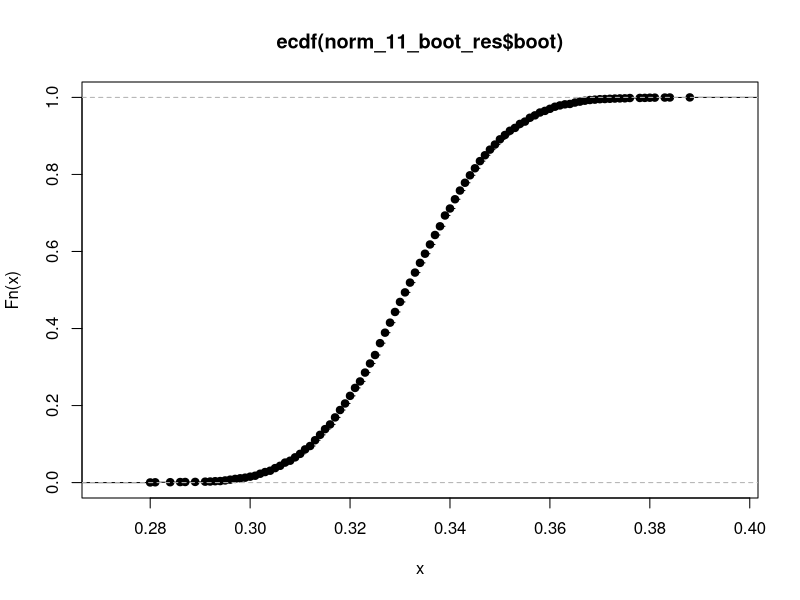
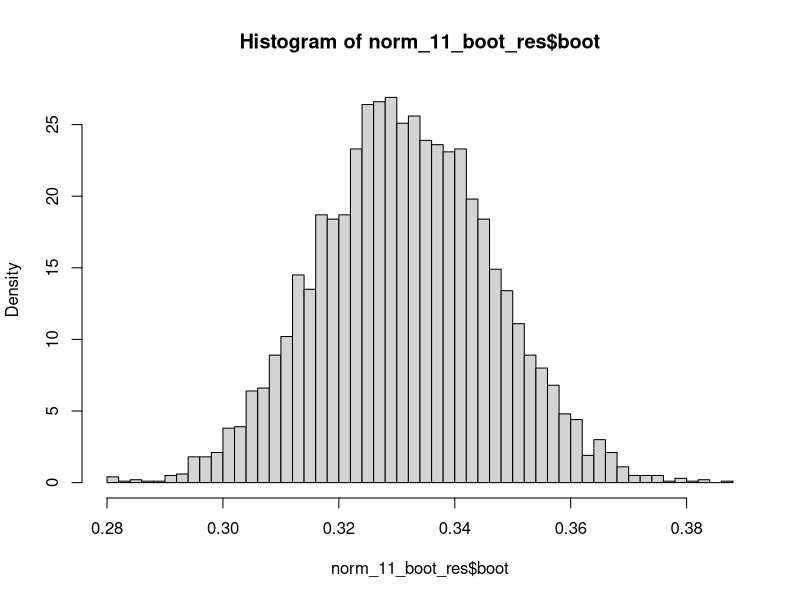
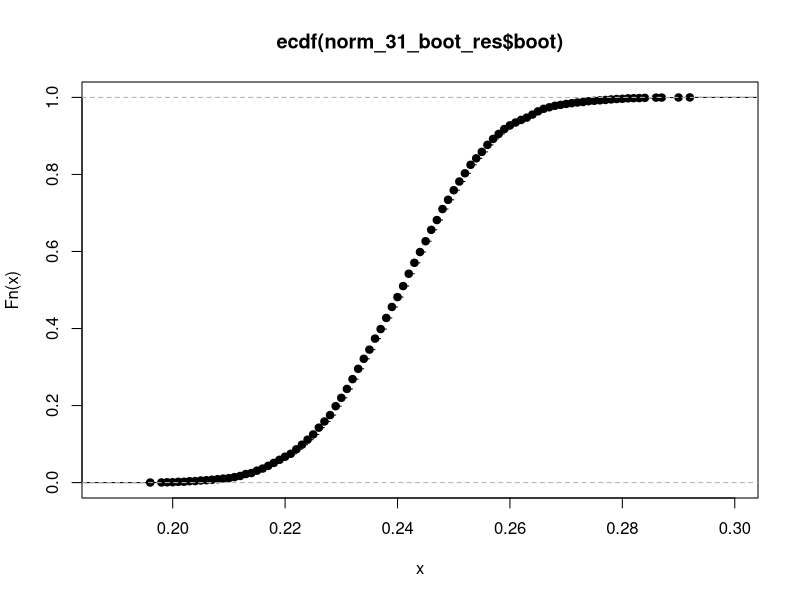
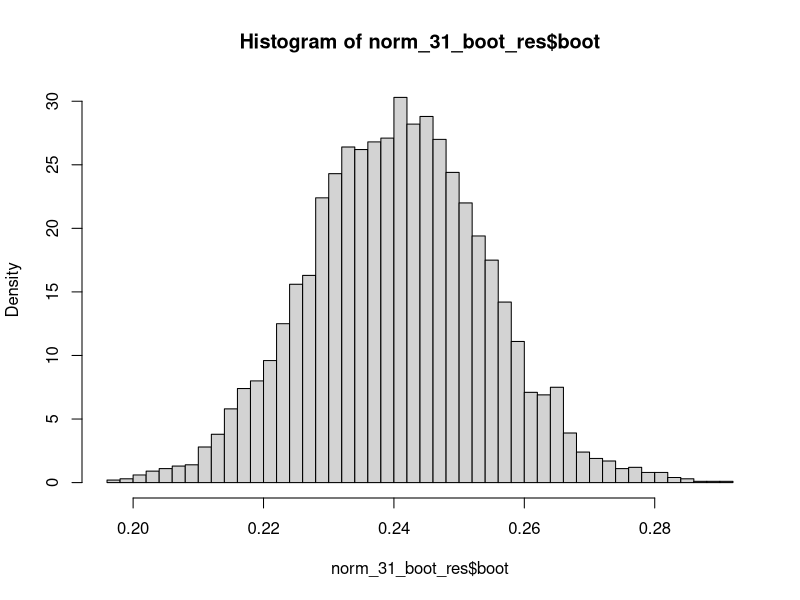
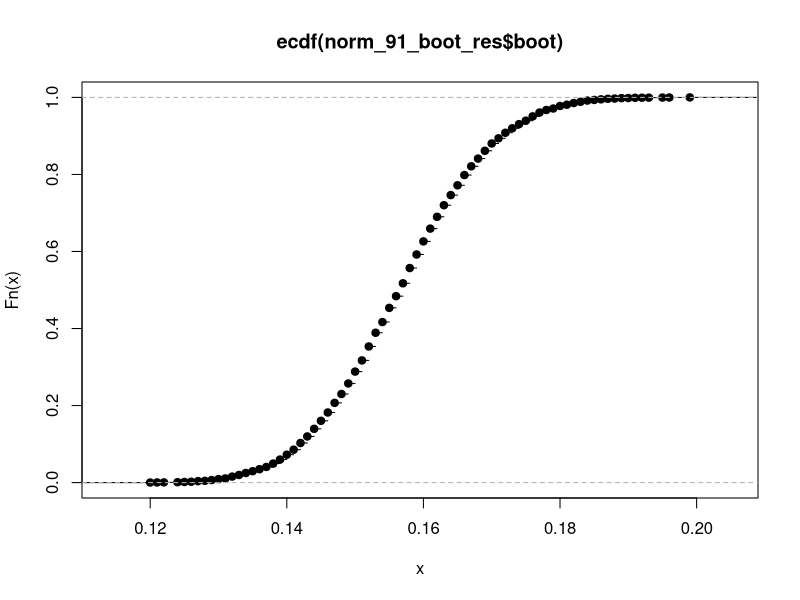
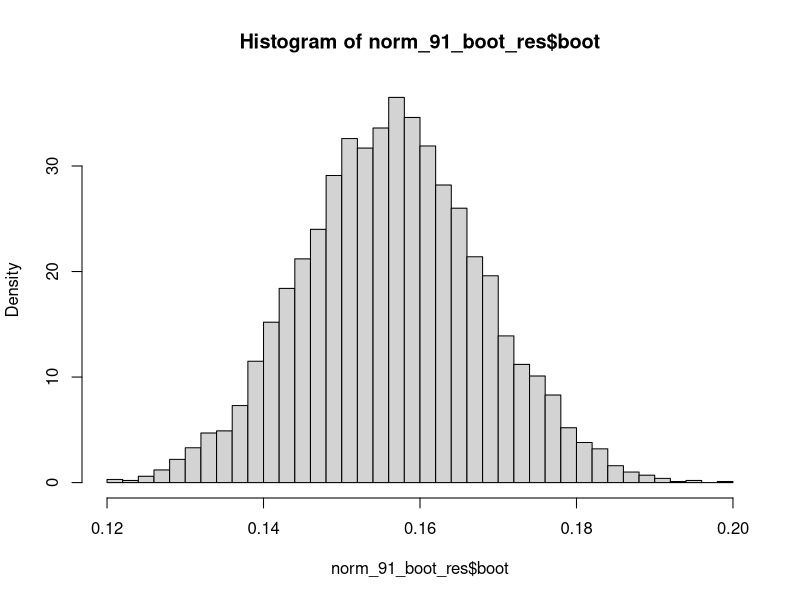
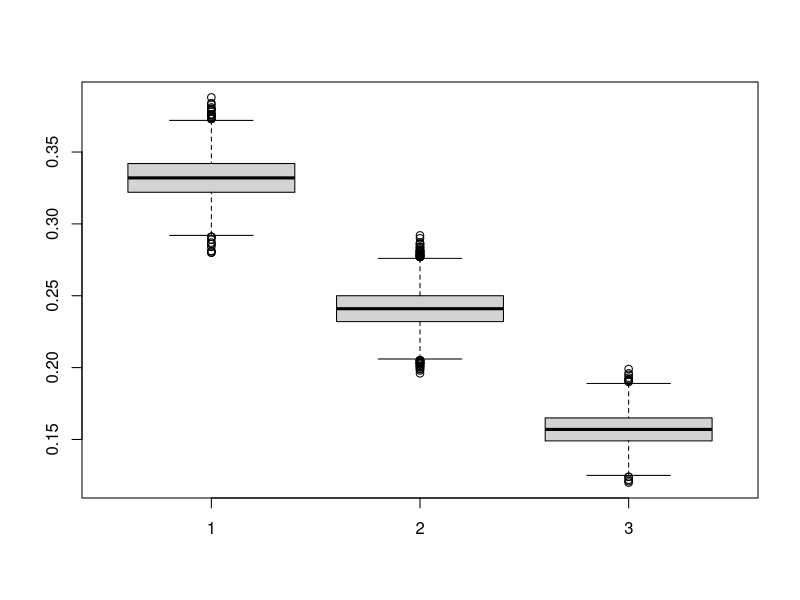

Generate these figures, in order, with R:
## ---- chunk 1
library(knitr)
knitr::opts_chunk$set(fig.pos = '!h')
## ---- chunk 2
genNormalPowers <- function(n, mean=0, sd=1) {
  # INPUT:
  # n is the number of teams
  
  # OUTPUT:
  # returns a vector of team powers, sorted in decreasing order
  powers <- rnorm(n, mean, sd)
  return(sort(abs(powers), decreasing=TRUE))
}

# Reference: adapted from Yuchen Li (li215), HW2, Exercise 4

acceptReject <- function(nsim, f, min, max, M) {
  # INPUT:
  # nsim is the number of simulations
  # f is the target distribution
  # min is the min value in the domain of f
  # max is the max value in the domain of f
  # max
  # M >= sup{f(x)}
  
  # OUTPUT:
  # returns a vector of random variates sampled from f, using the 
  #   Accept-Reject method with Unif(min, max) as the reference distribution
  k1 = 0             # counter for accepted samples
  j1 = 0             # number of iterations required to get desired sample size
  y1 = numeric(nsim)    # storing the sample
  while(k1 < nsim){
      u = runif(1)
      x = runif(1, min, max)  # random variate from reference distribution
      g1 = 1
      if (u < f(x) / M / g1) {
        # condition of accepting x in our sample
        k1 = k1 + 1
        y1[k1] = x
      }
      j1 = j1 + 1
  }
  return(sort(y1, decreasing=TRUE))
}

inverseCDF <- function(n, inv_cdf) {
  # INPUT:
  # n is the number of simulations
  # inv_cdf is the inverse CDF function for f
  
  # OUTPUT:
  # returns a vector of random variates sampled from PDF f,
  #   using the Inverse CDF method
  u = runif(n)
  y = numeric(n)
  for (i in 1:n) {
    y[i] = inv_cdf(u[i])
  }
  return(sort(y, decreasing=TRUE))
}

genCrossTeamWinningProbabilities <- function(powers) {
  # INPUT:
  # powers is the teams powers
  
  # OUTPUT:
  # returns an n x n matrix M where M_{ij} is the probability of team-i beating team-j
  n = length(powers)
  probs = matrix(nrow=n, ncol=n)
  for (i in 1:n) {
    for (j in 1:n) {
      probs[i,j] = powers[i] / (powers[i] + powers[j])
    }
  }
  return(probs)
}
## ---- chunk 3
#' Creates a traditional tournament style seeding arrangement. 
#'
#' @param size is the number of seeds to generate. This needs
#' to be a power of two.
#'
tournament_seeding = function(size) {
    
    #' Generates the next round of seeding based off the passed in round.
    #'
    #' @param seeds is the previous round of seeding to generate for.
    #'
    nextRound = function(seeds) {
        
        # Next round has twice the size
        nextSize = length(seeds) * 2
        out = numeric(nextSize)
        idx = 1
        
        # Make sure to match up best seed with worst
        for (seed in seeds) {
            out[idx] = seed
            out[idx + 1] = (nextSize + 1) - seed
            idx = idx + 2
        }
        
        return(out)
    }
    
    # Stop if not a power of two
    if (sum(as.numeric(intToBits(size))) != 1) {
        stop("Size must be a power of two")
    }
    
    # Special case when size is 2
    if (size == 2) {
        return(c(1, 2))
    }
    
    # Calculate number of rounds
    rounds = log2(size) - 1
    
    # Start with first two seeds
    seeds = c(1, 2)
    
    # Iteratively generate next seeds
    for (i in 1:rounds) {
        seeds = nextRound(seeds)
    }
    
    return(seeds)
}

#' Creates a seeding arrangement that is left skewed.
#'
#' @param size is the number of seeds to generate. This needs
#' to be a power of two.
#'
left_skewed_seeding = function(size) {
    
    # Stop if not a power of two
    if (sum(as.numeric(intToBits(size))) != 1) {
        stop("Size must be a power of two")
    }
    
    # Special case when size is 2
    if (size == 2) {
        return(c(1, 2))
    }
    
    # Create seeds and left/right branches
    seeds = 1:size
    left_seeds = numeric(size / 2)
    right_seeds = numeric(size / 2)
    
    # Indexes for the left/right branches
    left_idx = 1
    right_idx = 1
    
    # Keep track of which branch will get the next seed
    left_turn = TRUE
    
    # For each iteration add the first and last seed to the
    # current branch
    for (i in 1:(size / 2)) {
        if (left_turn) {
            left_seeds[left_idx] = seeds[i]
            left_seeds[left_idx + 1] = seeds[(size + 1) - i]
            left_idx = left_idx + 2
            left_turn = FALSE
        } else {
            right_seeds[right_idx] = seeds[i]
            right_seeds[right_idx + 1] = seeds[(size + 1) - i]
            right_idx = right_idx + 2
            left_turn = TRUE
        }
    }
    
    # Combine branches
    c(left_seeds, right_seeds)
}

#' Creates a random seeding arrangement. 
#'
#' @param size is the number of seeds to generate. This needs
#' to be a power of two.
#'
random_seeding = function(size) {
    # Stop if not a power of two
    if (sum(as.numeric(intToBits(size))) != 1) {
        stop("Size must be a power of two")
    }
    
    return(sample(1:size, size))
}
## ---- chunk 4
simGame <- function(teams, matchups) {
  # function to simulate a game
  
  # INPUT:
  # teams is a vector of two teams (indices) that are "playing'
  # matchups is the matchup/probability matrix
  
  # OUTPUT:
  # returns winner of game
  
  team1 <- teams[1]
  team2 <- teams[2]
  matchup <- matchups[team1, team2]
  
  if (runif(1) < matchup) {
    return(team1)
  } else {
    return(team2)
  }
}

simRound <- function(bracket, matchups) {
  # function to simulate a round of a tournament given a bracket and probability matrix
  
  # INPUT:
  # bracket is the bracket structure
  # matchups is the matchup/probability matrix
  
  # OUTPUT:
  # returns winners of the round
  
  nGames <- length(bracket)/2
  outBracket <- c()
  for (game in 1:nGames) {
    teams <- bracket[(2*game - 1):(2*game)]
    winner <- simGame(teams, matchups)
    outBracket <- c(outBracket, winner)
  }
  
  return(outBracket)
}

# want to capture number of wins each team has per tournament
# list with the winning team
# "winner = team #
# "num wins" = c(how many wins each team has gotten)

simTournament <- function(bracket, matchups) {
  # function to simulate a tournament given a bracket and probability matrix
  
  # INPUT:
  # bracket is the bracket structure
  # matchups is the matchup/probability matrix
  
  # OUTPUT:
  # returns winner of tournament
  
  nTeams <- length(bracket)
  newBracket <- bracket
  nRounds <- log2(nTeams)
  
  results = c("Winner"=-1,"WinsPerTeam"=list(rep(0, ncol(matchups))))
  
  for (round in 1:nRounds) {
    #winsPrev = results["WinsPerTeam"]
    newBracket <- simRound(newBracket, matchups)
    for(i in newBracket){
      results$WinsPerTeam[i] = results$WinsPerTeam[i]+1
    }
  }
  
  results["Winner"] = newBracket
  return(results)
}
## ---- chunk 5
#function to generate bootstrap replicates
#INPUT:
#x is vector of team ranking/ other measure of 
#team power in different simulations
#B is number of replicates to generate
#estimator is the statistic we want, set as mean by
#default
#l is the length of bootstrap resample in each run
#set to length of x by default
#OUTPUT
#a list of bootstrap replicates, bias ans standard error
boot_replicate <- function(x, B = 5000, estimator = mean, l = length(x)){
  boots <- replicate(B, estimator(sample(x,l,replace=TRUE)))
  sd_b <- sd(boots)
  bias_b <- mean(boots - estimator(x))
  list(boot = boots, bias = bias_b, se = sd_b)
}

#function to generate jackknife replicates
#INPUT:
#x is vector of team ranking/ other measure of 
#team power in different simulations
#estimator is the statistic we want, set as mean by
#default
#OUTPUT
#a list of jackknife replicates, bias ans standard error
jack_replicate <- function(x, estimator = mean){
  n <- length(x)
  jack <- numeric(n)
  #perform jackknife
  for(i in 1:n)
    jack[i] <- estimator(x[-i])
  #bias using jackknife
  bias_j <- (n-1)*(mean(jack)-estimator(x))
  sumsq=sum((jack-mean(jack))^2)
  se_j <- sqrt((n-1)/n)*sqrt(sumsq)
  list(jack = jack,bias = bias_j, se = se_j)
}
## ---- chunk 6
getWinners = function(results) {
    winnerList = c()
    for(i in 1:(length(results) / 2)){
        winnerList = c(winnerList,results[,i]$Winner)
    }
    return(winnerList)
}

getWinsPerTeam = function(results) {
    winsPerTeamList = c()
    for(i in 1:(length(results) / 2)){
        winsPerTeamList = rbind(winsPerTeamList,results[,i]$WinsPerTeam)
    }
    return(winsPerTeamList)
}
## ---- chunk 7
# Re-generate Team Powers and Cross-Team Winning Probabilities before each simulation
simTournamentRegenerateSeedsAndProbs <- function(genSeeds, genProbs) {
    bracket <- genSeeds()
    matchups <- genProbs()
    return(simTournament(bracket, matchups))
}
## ---- chunk 8
numTeams = 8
nSim = 1000

# Normal(1, 1) team powers
genSeeds <- function() {
    return(random_seeding(numTeams))
}
genProbs <- function() {
    return(genCrossTeamWinningProbabilities(genNormalPowers(numTeams, mean=1)))
}

norm_11_results = replicate(
    nSim, 
    simTournamentRegenerateSeedsAndProbs(genSeeds, genProbs), 
    simplify="array"
)
norm_11_winners = getWinners(norm_11_results)
norm_11_boot_res <- boot_replicate(
    norm_11_winners,
    estimator=function(x) mean(x==1)
)

plot(ecdf(norm_11_boot_res$boot))
hist(norm_11_boot_res$boot, freq = F,50)

# Normal(3, 1) team powers
genSeeds <- function() {
    return(random_seeding(numTeams))
}
genProbs <- function() {
    return(genCrossTeamWinningProbabilities(genNormalPowers(numTeams, mean=3)))
}

norm_31_results = replicate(
    nSim, 
    simTournamentRegenerateSeedsAndProbs(genSeeds, genProbs), 
    simplify="array"
)
norm_31_winners = getWinners(norm_31_results)
norm_31_boot_res <- boot_replicate(
    norm_31_winners,
    estimator=function(x) mean(x==1)
)

plot(ecdf(norm_31_boot_res$boot))
hist(norm_31_boot_res$boot, freq = F,50)

# Normal(9, 1) team powers
genSeeds <- function() {
    return(random_seeding(numTeams))
}
genProbs <- function() {
    return(genCrossTeamWinningProbabilities(genNormalPowers(numTeams, mean=9)))
}

norm_91_results = replicate(
    nSim, 
    simTournamentRegenerateSeedsAndProbs(genSeeds, genProbs), 
    simplify="array"
)
norm_91_winners = getWinners(norm_91_results)
norm_91_boot_res <- boot_replicate(
    norm_91_winners,
    estimator=function(x) mean(x==1)
)

plot(ecdf(norm_91_boot_res$boot))
hist(norm_91_boot_res$boot, freq = F,50)

# Box plots
boxplot(
    norm_11_boot_res$boot,
    norm_31_boot_res$boot,
    norm_91_boot_res$boot
)
